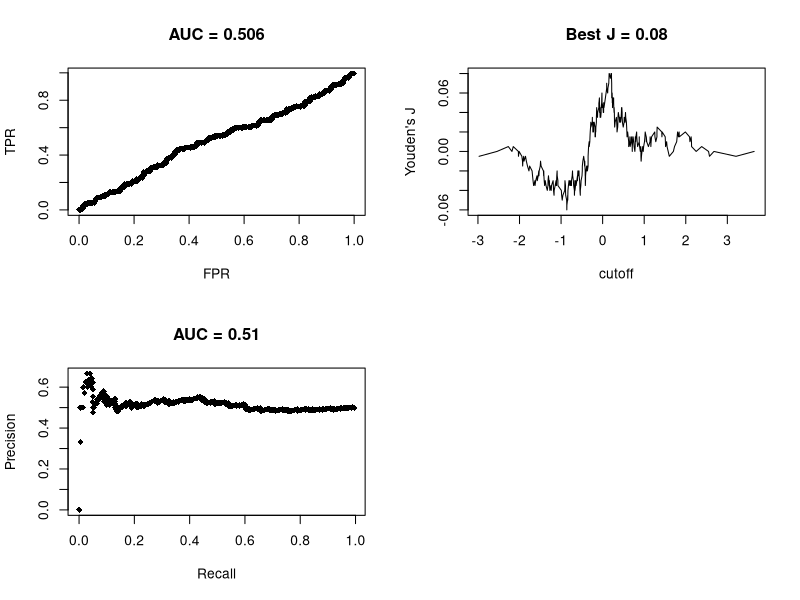
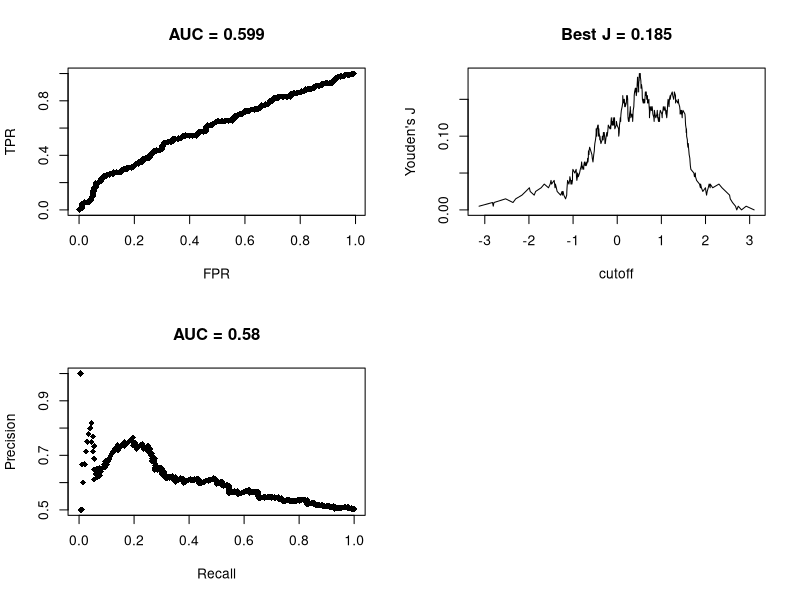
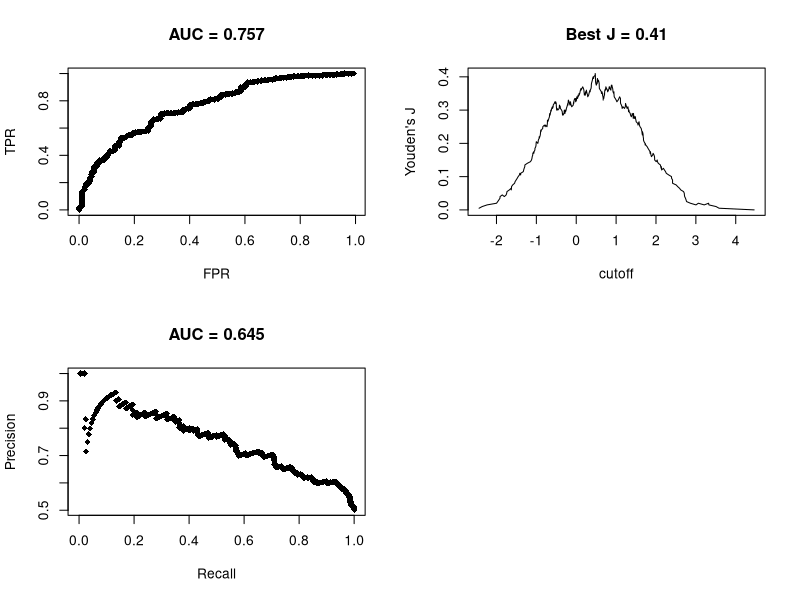
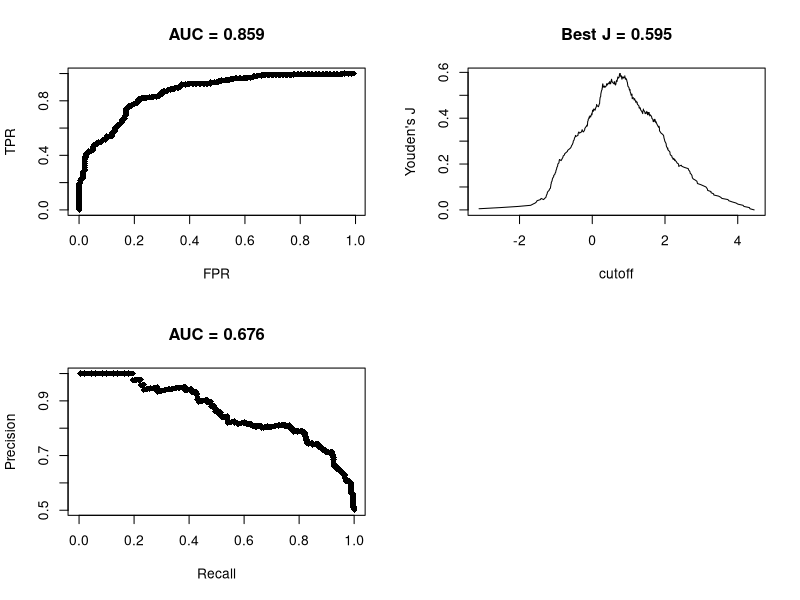
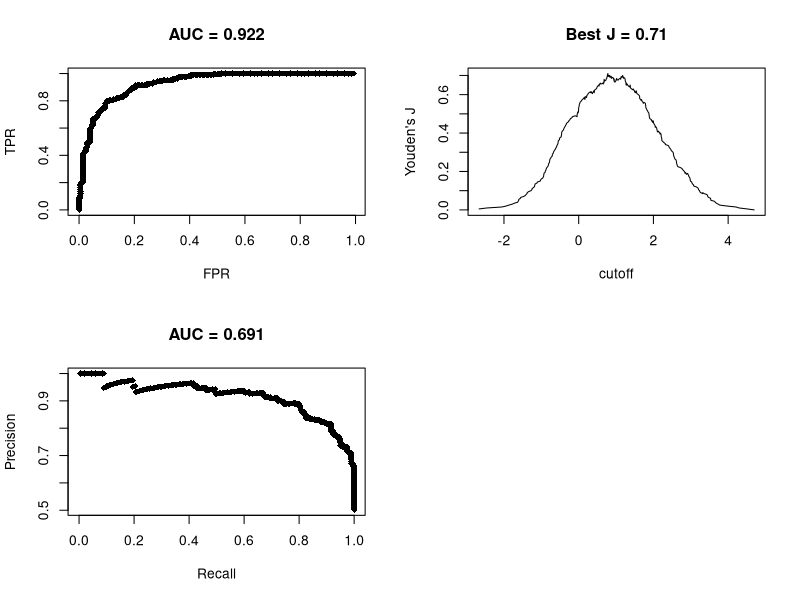

Here is the R script that generated these plots, in order:
## ---- chunk 1

knitr::opts_chunk$set(fig.height = 4)

## ---- chunk 2
checkVecs <- function(x, y) {
  if (length(x) != length(y)) {
    stop(paste0("Input vectors are of different lengths. (", length(x), ", ",
                length(y), ")"))
  }
}

makeData <- function(delta = 1, n_p = 200, n_n = 200) {
  delta <-  delta # shift of score distribution of positive vs. negative samples
  score <-  rnorm(n_n) # random score values
  score <-  c(score, rnorm(n_p) + delta)
  class <-  c(rep(0, n_n), rep(1, n_p)) # class assignment
  
  return(list(score = score, class = class))
}

confusion <- function(score, class, x) {
  checkVecs(score, class)
  
  score_dich <- as.numeric(score > x)
  
  pos_ind <- which(score_dich == 1)
  neg_ind <- which(score_dich == 0)
  
  tp <- sum(score_dich[pos_ind] == class[pos_ind])
  tn <- sum(score_dich[neg_ind] == class[neg_ind])
  
  fp <- sum(score_dich[pos_ind] != class[pos_ind])
  fn <- sum(score_dich[neg_ind] != class[neg_ind])
  
  return(list(tp = tp, tn = tn, fp = fp, fn = fn))
}


youdensJ <- function(score = NULL, class = NULL, x = NULL,
                     conf = NULL) {
  
  if (is.null(conf)) {
    if (any(is.null(c(score, class, x)))) {
      stop("If conf is not supplied, score, class and x must be provided.")
    }
    
    conf <- confusion(score, class, x)
  }
  
  # browser()
  
  j <- (conf$tp / (conf$tp + conf$fn)) + (conf$tn / (conf$fp + conf$tn)) - 1
  
  return(j)
}


# this function is adapted from the function presented in
#   https://www.r-bloggers.com/2016/11/calculating-auc-the-area-under-a-roc-curve/
simple_auc <- function(TPR, FPR){
  # inputs already sorted, best scores first
  dFPR <- c(diff(FPR), 0)
  dTPR <- c(diff(TPR), 0)
  
  # browser()
  
  AUC <- sum(TPR * dFPR) + sum(dTPR * dFPR) / 2
  
  return(AUC)
}


ROC <- function(score, class) {
  
  checkVecs(score, class)
  
  tpr_vec <- rep(0, length(score))
  fpr_vec <- tpr_vec
  prc_vec <- tpr_vec
  ysJ_vec <- tpr_vec
  
  for (i in 1:length(score)) {
    conf <- confusion(score, class, score[i])
    
    tpr_vec[i] <- conf$tp / (conf$tp + conf$fn)
    fpr_vec[i] <- conf$fp / (conf$tn + conf$fp)
    prc_vec[i] <- conf$tp / (conf$tp + conf$fp)
    ysJ_vec[i] <- youdensJ(conf = conf)
    
  }
  
  AUC_ROC <- simple_auc(sort(tpr_vec), sort(fpr_vec))
  AUC_PRC <- simple_auc(sort(prc_vec), sort(tpr_vec))
  
  opar <- par(mfrow = c(2, 2))
  
  plot(pch = 18, fpr_vec[order(tpr_vec)], tpr_vec[order(tpr_vec)],
       main = paste("AUC =", round(AUC_ROC, 3)),
       xlab = "FPR", ylab = "TPR")
  
  plot(type = "l", score[order(score)], ysJ_vec[order(score)],
       main = paste("Best J =", round(max(ysJ_vec), 3)),
       xlab = "cutoff", ylab = "Youden's J")
  
  plot(pch = 18, tpr_vec[order(tpr_vec)], prc_vec[order(tpr_vec)],
       main = paste("AUC =", round(AUC_PRC, 3)),
       xlab = "Recall", ylab = "Precision")
  
  par(opar)
  
  return(AUC_ROC)
}

## ---- chunk 3

delta_vec <- seq(0, 2, 0.5)

n_rep <- 1000

res <- data.frame(delta = delta_vec, p = rep(0, length(delta_vec)),
                  AUC = rep(0, length(delta_vec)))

for (i in 1:length(delta_vec)) {
  
  delta <- delta_vec[i]
  
  data <- makeData(delta = delta)
  
  score <- data$score
  class <- data$class
  
  n_neg_greater <- 0
  
  for (j in 1:n_rep) {
    rnd_pos <- sample(score[class == 1], 1)
    rnd_neg <- sample(score[class != 1], 1)
    
    n_neg_greater <- n_neg_greater + (rnd_pos > rnd_neg)
  }
  
  
  p <- n_neg_greater / n_rep
  
  cat("Delta = ", delta)
  
  AUC <- ROC(score, class)
  
  res$p  [i] <- p
  res$AUC[i] <- AUC
  
}

